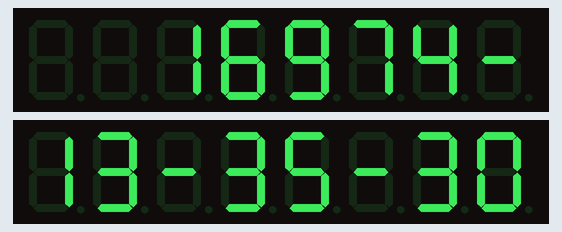
This sketch was run on a simulated Arduino Uno, built with avr-gcc and run on an emulated ATmega328P. Shown: 2 × 8-digit seven-segment display. The local clock reads 2024-03-15 10:24:30 at power-on unless the sketch sets it.

Above: at 0.1 s.
At 4.1 s:
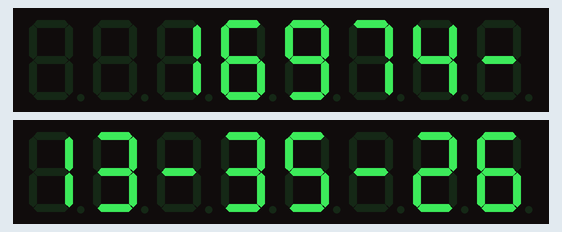
At 9.2 s:
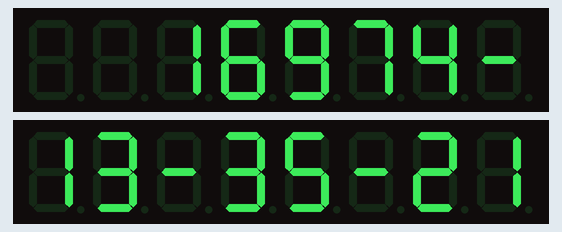
At 19.4 s:
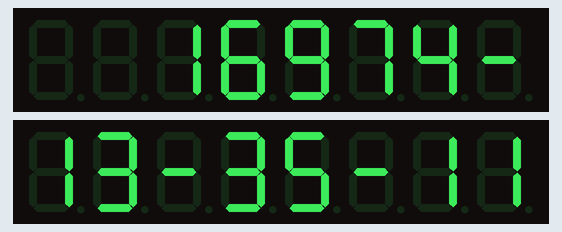
At 28.5 s:
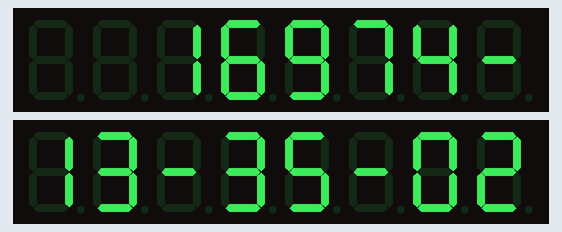
At 38.7 s:
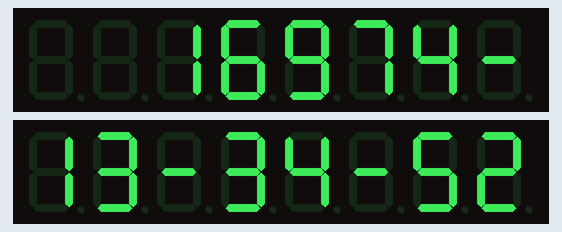

The sketch:

extClock_DDDDD-HHMMSS.ino
```cpp
#include <LedControl.h>
#include <Wire.h>
#include <RTClib.h>

#define DIN_PIN 11
#define CS_PIN 10
#define CLK_PIN 13

LedControl lc = LedControl(DIN_PIN, CLK_PIN, CS_PIN, 2); // 2 chained modules
RTC_DS3231 rtc;

// Example "death date"
DateTime deathTime(2070, 9, 5, 0, 0, 0); //(year, month, day, hour, minute, second);

void setup() {
  if (!rtc.begin()) {
    while (true); // Halt if RTC not found
  }

  for (int module = 0; module < 2; module++) {
    lc.shutdown(module, false);
    lc.setIntensity(module, 2);
    lc.clearDisplay(module);
  }
}

// Display text using only digits, '-' or space
void displayText(const char* txt) {
  int len = strlen(txt);

  // Fill from rightmost digit, module=1 down to module=0
  int pos = len - 1;
  for (int module = 1; module >= 0; module--) {
    for (int i = 0; i < 8; i++) {
      char c = (pos >= 0) ? txt[pos--] : ' ';

      if (c >= '0' && c <= '9') {
        lc.setDigit(module, i, c - '0', false);
      } else if (c == '-') {
        lc.setChar(module, i, '-', false);
      } else {
        lc.setChar(module, i, ' ', false);
      }
    }
  }
}

void loop() {
  DateTime now = rtc.now();

  if (now >= deathTime) {
    displayText("EXP-");
  } else {
    TimeSpan remaining = deathTime - now;
    long totalSecs = remaining.totalseconds();

    long days = totalSecs / 86400;
    totalSecs %= 86400;
    int hours = totalSecs / 3600;
    totalSecs %= 3600;
    int minutes = totalSecs / 60;
    int seconds = totalSecs % 60;

    // Format: DDDDD-HH-MM-SS
    char buf[17];
    snprintf(buf, sizeof(buf), "%05ld-%02d-%02d-%02d", days, hours, minutes, seconds);

    displayText(buf);
  }

  delay(1000);
}
```

Measured:
- what the display in image 2 shows lasts 1.0 s, from 9.2 s to 10.2 s
